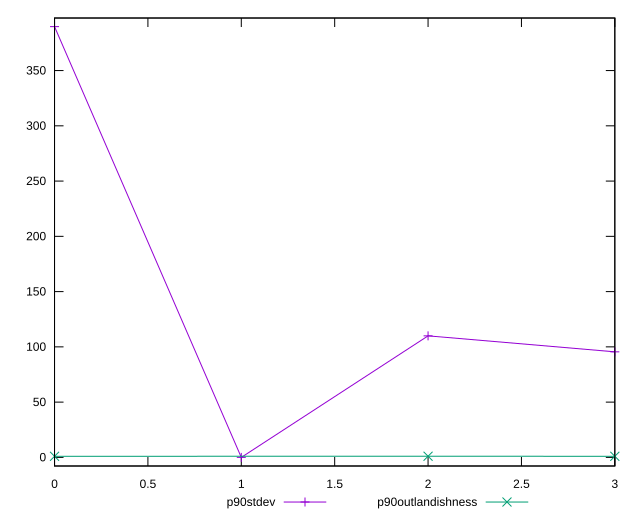

gnuplot code for this plot:
reset

$p90Stdev <<EOF
0 389.7566303139671
1 0
2 109.96388900538685
3 95.502352910797
EOF

$p90Outlandishness <<EOF
0 0.9934261853848932
2 1.0448743737087183
3 0.9891906597294484
EOF

set key outside below
set xrange [0:3]
set yrange [-7.795132606279342:397.55176292024646]
set trange [-7.795132606279342:397.55176292024646]
set terminal svg size 640, 520 enhanced background rgb 'white'
set output "reports/report_00030_2021-02-24T20-42-31.540Z/uses-text-compression/progression/stddev.svg"

plot $p90Stdev title "p90stdev" with linespoints, \
     $p90Outlandishness title "p90outlandishness" with linespoints

reset
